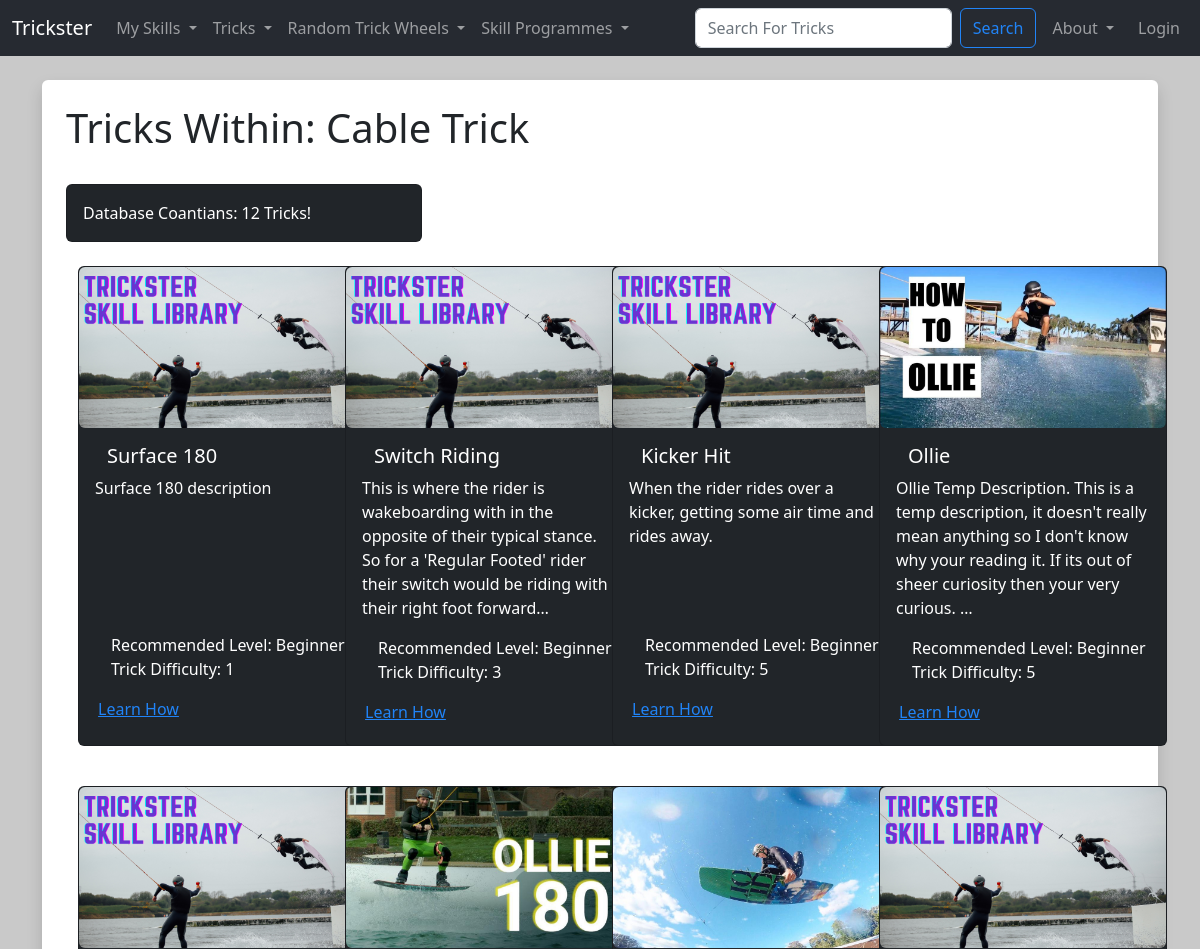
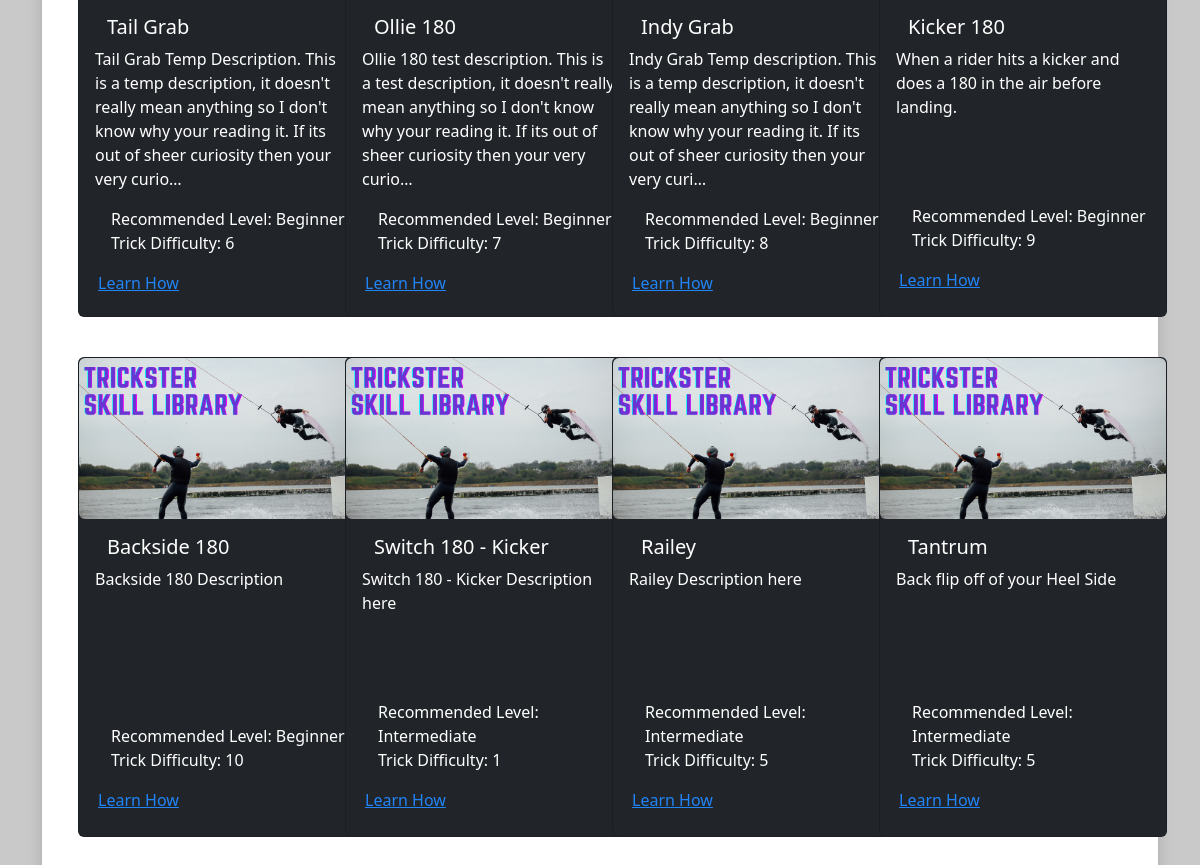
The app's page /show_category/1 with its own data (2 pictures, top to bottom).
### TricksterMain/models.py (models this page shows, shortened)
class Category (models.Model):
  CategoryID = models.AutoField(primary_key=True)
  CategoryName = models.CharField(max_length=25)
  CategoryDescription = models.TextField(blank=True)
  CategoryImg = models.ImageField(null=True, blank=True, upload_to="images/")
  slug = models.SlugField(null=True)

class Trick (models.Model):
  TrickID = models.AutoField(primary_key=True)
  TrickName = models.CharField(max_length=25)
  TrickDiscription = models.TextField(blank=True)
  TrickHowTo = models.TextField(blank=True)
  TrickRecLevel = models.ForeignKey(SkillLevel, blank=True, null=True, on_delete=models.CASCADE)
  TrickDifficulty = models.PositiveIntegerField(null=True, validators=[MinValueValidator(1), MaxValueValidator(10)])
  TrickImg = models.ImageField(null=True, blank=True, upload_to="images/")
  TrickCategory = models.ManyToManyField(Category, related_name='trick_category_tags', blank=True)
  approved = models.BooleanField('Approved', default=False)

class SkillLevel (models.Model):
  SkillLevelID = models.AutoField(primary_key=True)
  SkillLevelName = models.CharField(max_length=25)
  def __str__(self):
    return self.SkillLevelName

### TricksterMain/views.py (the view)
# urls.py: path('show_category/<category_id>', views.show_category, name='show-category'),
def show_category(request, category_id):
  current_page = request.path
  category = Category.objects.get(pk=category_id)
  categoryID = category.CategoryID
  tricks =  Trick.objects.filter(TrickCategory=categoryID).order_by('TrickRecLevel', 'TrickDifficulty', 'TrickName')
  trick_count = tricks.count()
  return render(request, 'main/show_category.html', {'category':category, 'tricks':tricks, 'trick_count':trick_count, 'current_page':current_page})

### TricksterMain/templates/main/show_category.html
{% extends 'main/base.html' %}
{% load static %}
{% block content  %}
<div class="shadow  p-4 mb-5 bg-body rounded">
  <h1> Tricks Within: {{ category.CategoryName }} </h1>
  <br/>
  <div class="col-4">
    <div class="card text-bg-dark">
      <div class="card-body">
        <p class="card-text">Database Coantians: {{ trick_count }} Tricks!</p>
      </div>
    </div>
  </div>
  <br/>
  <div class="container-md">
    <div class="row row-cols-1 row-cols-sm-2 row-cols-md-3 row-cols-xl-4 g-4">
      {% for trick in tricks %}
        {% include 'components/trick_cards.html' with trick=trick user=request.user current_page=current_page %}
      {% endfor %}
    </div>
  </div>
</div>
{% endblock %}

### TricksterMain/templates/components/trick_cards.html (shortened to what this page needs)
{% load static %}
<div class="col-sm">
  {% if user.is_authenticated %}
    <div class="card text-bg-dark mb-3" style="width: 18rem; height: 33rem;">
  {% else %}
    <div class="card text-bg-dark mb-3" style="width: 18rem; height: 30rem;">
  {% endif %}
    {% if trick.TrickImg %}
      <img src="{{ trick.TrickImg.url }}" class="img-fluid rounded" alt="trick cover image">
    {% else %}
      <img src="{% static 'trickster/images/TrickListDefault.png' %}" class="img-fluid rounded" alt="default trick cover image">
    {% endif %}
    <div class="card-body">
      <h5 class="card-title">
        <div class="container">
          <div class="row">
            {% if user.is_superuser %}
              <div class="col-7">
                {{ trick }}
              </div>
              <div class="col-5">
                <a href="{% url 'update-trick' trick.TrickID %}" class="btn btn-success btn-sm">Edit Trick</a>
              </div>
            {% else %}
              <div class="col-12">
                {{ trick.TrickName }}
              </div>
            {% endif %}
          </div>
        </div>
      </h5>
      <p class="card-text">{{ trick.TrickDiscription|truncatechars:180 }}</p>
    </div>
    <ul class="list-group-dark list-group-flush">
      <li class="list-group-item">Recommended Level: {{ trick.TrickRecLevel }}</li>
      <li class="list-group-item">Trick Difficulty: {{ trick.TrickDifficulty }}</li>
    </ul>
    <div class="card-body-dark text-center gap-3" style="height: 3rem">
      <div class="container">
        <div class="row">
          <div class="col-6">
            <a href="{% url 'show-trick' trick.TrickID %}" class="card-link me-md-4">Learn How</a>
          </div>
          <div class="col-6">
          </div>
        </div>
      </div>
    </div>
  </div>
</div>

### TricksterMain/templates/main/base.html (style rules this page uses)
body { background: #c9c9c9 }

### records on screen
Category: CategoryName "Cable Trick"
Trick: TrickName "Surface 180", TrickDiscription "Surface 180 description", TrickRecLevel "Beginner", TrickDifficulty "1"
Trick: TrickName "Switch Riding", TrickDiscription "This is where the rider is wakeboarding with in the opposite of their typical stance. So for a 'Regular Footed' rider their switch would be riding with their right foot forward…", TrickRecLevel "Beginner", TrickDifficulty "3"
Trick: TrickName "Kicker Hit", TrickDiscription "When the rider rides over a kicker, getting some air time and rides away.", TrickRecLevel "Beginner", TrickDifficulty "5"
Trick: TrickImg (picture), TrickName "Ollie", TrickDiscription "Ollie Temp Description. This is a temp description, it doesn't really mean anything so I don't know why your reading it. If its out of sheer curiosity then your very curious. …", TrickRecLevel "Beginner", TrickDifficulty "5"
Trick: TrickName "Tail Grab", TrickDiscription "Tail Grab Temp Description. This is a temp description, it doesn't really mean anything so I don't know why your reading it. If its out of sheer curiosity then your very curio…", TrickRecLevel "Beginner", TrickDifficulty "6"
Trick: TrickImg (picture), TrickName "Ollie 180", TrickDiscription "Ollie 180 test description. This is a test description, it doesn't really mean anything so I don't know why your reading it. If its out of sheer curiosity then your very curio…", TrickRecLevel "Beginner", TrickDifficulty "7"
Trick: TrickImg (picture), TrickName "Indy Grab", TrickDiscription "Indy Grab Temp description. This is a temp description, it doesn't really mean anything so I don't know why your reading it. If its out of sheer curiosity then your very curi…", TrickRecLevel "Beginner", TrickDifficulty "8"
Trick: TrickName "Kicker 180", TrickDiscription "When a rider hits a kicker and does a 180 in the air before landing.", TrickRecLevel "Beginner", TrickDifficulty "9"
Trick: TrickName "Backside 180", TrickDiscription "Backside 180 Description", TrickRecLevel "Beginner", TrickDifficulty "10"
Trick: TrickName "Switch 180 - Kicker", TrickDiscription "Switch 180 - Kicker Description here", TrickRecLevel "Intermediate", TrickDifficulty "1"
Trick: TrickName "Railey", TrickDiscription "Railey Description here", TrickRecLevel "Intermediate", TrickDifficulty "5"
Trick: TrickName "Tantrum", TrickDiscription "Back flip off of your Heel Side", TrickRecLevel "Intermediate", TrickDifficulty "5"

### other values on screen
{{ trick_count }} "12"
